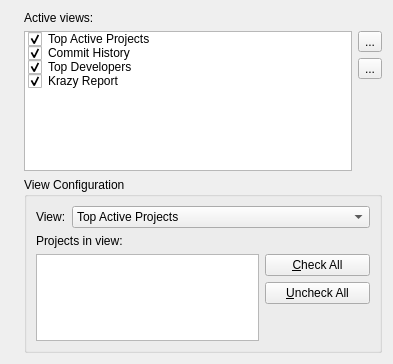
<?xml version="1.0" encoding="UTF-8"?>
<ui version="4.0">
 <class>KdeObservatoryConfigViews</class>
 <widget class="QWidget" name="KdeObservatoryConfigViews">
  <property name="geometry">
   <rect>
    <x>0</x>
    <y>0</y>
    <width>393</width>
    <height>364</height>
   </rect>
  </property>
  <layout class="QGridLayout" name="gridLayout">
   <item row="0" column="1">
    <widget class="QLabel" name="lblActiveViews">
     <property name="sizePolicy">
      <sizepolicy hsizetype="Fixed" vsizetype="Fixed">
       <horstretch>0</horstretch>
       <verstretch>0</verstretch>
      </sizepolicy>
     </property>
     <property name="text">
      <string>Active views:</string>
     </property>
     <property name="alignment">
      <set>Qt::AlignLeading|Qt::AlignLeft|Qt::AlignVCenter</set>
     </property>
    </widget>
   </item>
   <item row="1" column="0">
    <spacer name="spacer4">
     <property name="orientation">
      <enum>Qt::Horizontal</enum>
     </property>
     <property name="sizeType">
      <enum>QSizePolicy::Fixed</enum>
     </property>
     <property name="sizeHint" stdset="0">
      <size>
       <width>13</width>
       <height>47</height>
      </size>
     </property>
    </spacer>
   </item>
   <item row="1" column="1">
    <layout class="QHBoxLayout" name="horizontalLayout1">
     <item>
      <widget class="QListWidget" name="activeViews">
       <property name="minimumSize">
        <size>
         <width>0</width>
         <height>123</height>
        </size>
       </property>
       <item>
        <property name="text">
         <string>Top Active Projects</string>
        </property>
        <property name="checkState">
         <enum>Checked</enum>
        </property>
        <property name="icon">
         <iconset>
          <normaloff>../../../../../usr/share/icons/oxygen/16x16/actions/svn-commit.png</normaloff>../../../../../usr/share/icons/oxygen/16x16/actions/svn-commit.png</iconset>
        </property>
       </item>
       <item>
        <property name="text">
         <string>Commit History</string>
        </property>
        <property name="checkState">
         <enum>Checked</enum>
        </property>
        <property name="icon">
         <iconset>
          <normaloff>../../../../../usr/share/icons/oxygen/16x16/actions/view-history.png</normaloff>../../../../../usr/share/icons/oxygen/16x16/actions/view-history.png</iconset>
        </property>
       </item>
       <item>
        <property name="text">
         <string>Top Developers</string>
        </property>
        <property name="checkState">
         <enum>Checked</enum>
        </property>
        <property name="icon">
         <iconset>
          <normaloff>../../../../../usr/share/icons/oxygen/16x16/actions/user-properties.png</normaloff>../../../../../usr/share/icons/oxygen/16x16/actions/user-properties.png</iconset>
        </property>
       </item>
       <item>
        <property name="text">
         <string>Krazy Report</string>
        </property>
        <property name="checkState">
         <enum>Checked</enum>
        </property>
        <property name="icon">
         <iconset>
          <normaloff>../../../../../usr/share/icons/oxygen/16x16/actions/checkbox.png</normaloff>../../../../../usr/share/icons/oxygen/16x16/actions/checkbox.png</iconset>
        </property>
       </item>
      </widget>
     </item>
     <item>
      <layout class="QVBoxLayout" name="verticalLayout">
       <item>
        <widget class="QToolButton" name="tlbUp">
         <property name="text">
          <string>...</string>
         </property>
         <property name="icon">
          <iconset>
           <normaloff>../../../../../usr/share/icons/oxygen/16x16/actions/go-up.png</normaloff>../../../../../usr/share/icons/oxygen/16x16/actions/go-up.png</iconset>
         </property>
        </widget>
       </item>
       <item>
        <widget class="QToolButton" name="tlbDown">
         <property name="text">
          <string>...</string>
         </property>
         <property name="icon">
          <iconset>
           <normaloff>../../../../../usr/share/icons/oxygen/16x16/actions/go-down.png</normaloff>../../../../../usr/share/icons/oxygen/16x16/actions/go-down.png</iconset>
         </property>
        </widget>
       </item>
       <item>
        <spacer name="spacer5">
         <property name="orientation">
          <enum>Qt::Vertical</enum>
         </property>
         <property name="sizeHint" stdset="0">
          <size>
           <width>20</width>
           <height>18</height>
          </size>
         </property>
        </spacer>
       </item>
      </layout>
     </item>
    </layout>
   </item>
   <item row="2" column="1" rowspan="2">
    <widget class="QGroupBox" name="gpbViewConfiguration">
     <property name="title">
      <string>View Configuration</string>
     </property>
     <layout class="QGridLayout" name="gridLayout_2">
      <item row="0" column="0" colspan="2">
       <layout class="QHBoxLayout" name="horizontalLayout">
        <item>
         <widget class="QLabel" name="lblView">
          <property name="sizePolicy">
           <sizepolicy hsizetype="Minimum" vsizetype="Preferred">
            <horstretch>0</horstretch>
            <verstretch>0</verstretch>
           </sizepolicy>
          </property>
          <property name="maximumSize">
           <size>
            <width>30</width>
            <height>16777215</height>
           </size>
          </property>
          <property name="text">
           <string>View:</string>
          </property>
         </widget>
        </item>
        <item>
         <widget class="KComboBox" name="views">
          <item>
           <property name="text">
            <string>Top Active Projects</string>
           </property>
           <property name="icon">
            <iconset>
             <normaloff>../../../../../usr/share/icons/oxygen/16x16/actions/svn-commit.png</normaloff>../../../../../usr/share/icons/oxygen/16x16/actions/svn-commit.png</iconset>
           </property>
          </item>
          <item>
           <property name="text">
            <string>Top Developers</string>
           </property>
           <property name="icon">
            <iconset>
             <normaloff>../../../../../usr/share/icons/oxygen/16x16/actions/user-properties.png</normaloff>../../../../../usr/share/icons/oxygen/16x16/actions/user-properties.png</iconset>
           </property>
          </item>
          <item>
           <property name="text">
            <string>Commit History</string>
           </property>
           <property name="icon">
            <iconset>
             <normaloff>../../../../../usr/share/icons/oxygen/16x16/actions/view-history.png</normaloff>../../../../../usr/share/icons/oxygen/16x16/actions/view-history.png</iconset>
           </property>
          </item>
          <item>
           <property name="text">
            <string>Krazy Report</string>
           </property>
           <property name="icon">
            <iconset>
             <normaloff>../../../../../usr/share/icons/oxygen/16x16/actions/checkbox.png</normaloff>../../../../../usr/share/icons/oxygen/16x16/actions/checkbox.png</iconset>
           </property>
          </item>
         </widget>
        </item>
       </layout>
      </item>
      <item row="1" column="0">
       <widget class="QLabel" name="lblProjectsInView">
        <property name="sizePolicy">
         <sizepolicy hsizetype="Fixed" vsizetype="Fixed">
          <horstretch>0</horstretch>
          <verstretch>0</verstretch>
         </sizepolicy>
        </property>
        <property name="text">
         <string>Projects in view:</string>
        </property>
        <property name="alignment">
         <set>Qt::AlignLeading|Qt::AlignLeft|Qt::AlignVCenter</set>
        </property>
       </widget>
      </item>
      <item row="2" column="0">
       <widget class="QListWidget" name="projectsInView">
        <property name="minimumSize">
         <size>
          <width>0</width>
          <height>85</height>
         </size>
        </property>
       </widget>
      </item>
      <item row="2" column="1">
       <layout class="QVBoxLayout" name="verticalLayout_2">
        <item>
         <widget class="KPushButton" name="psbCheckAll">
          <property name="sizePolicy">
           <sizepolicy hsizetype="Fixed" vsizetype="Fixed">
            <horstretch>0</horstretch>
            <verstretch>0</verstretch>
           </sizepolicy>
          </property>
          <property name="minimumSize">
           <size>
            <width>105</width>
            <height>0</height>
           </size>
          </property>
          <property name="maximumSize">
           <size>
            <width>105</width>
            <height>16777215</height>
           </size>
          </property>
          <property name="text">
           <string>&amp;Check All</string>
          </property>
         </widget>
        </item>
        <item>
         <widget class="KPushButton" name="psbUncheckAll">
          <property name="sizePolicy">
           <sizepolicy hsizetype="Fixed" vsizetype="Fixed">
            <horstretch>0</horstretch>
            <verstretch>0</verstretch>
           </sizepolicy>
          </property>
          <property name="minimumSize">
           <size>
            <width>105</width>
            <height>0</height>
           </size>
          </property>
          <property name="maximumSize">
           <size>
            <width>105</width>
            <height>16777215</height>
           </size>
          </property>
          <property name="text">
           <string>&amp;Uncheck All</string>
          </property>
         </widget>
        </item>
        <item>
         <spacer name="spacer3">
          <property name="orientation">
           <enum>Qt::Vertical</enum>
          </property>
          <property name="sizeHint" stdset="0">
           <size>
            <width>20</width>
            <height>20</height>
           </size>
          </property>
         </spacer>
        </item>
       </layout>
      </item>
     </layout>
    </widget>
   </item>
   <item row="2" column="0">
    <spacer name="spacer1">
     <property name="orientation">
      <enum>Qt::Horizontal</enum>
     </property>
     <property name="sizeType">
      <enum>QSizePolicy::Fixed</enum>
     </property>
     <property name="sizeHint" stdset="0">
      <size>
       <width>13</width>
       <height>47</height>
      </size>
     </property>
    </spacer>
   </item>
  </layout>
 </widget>
 <customwidgets>
  <customwidget>
   <class>KPushButton</class>
   <extends>QPushButton</extends>
   <header>kpushbutton.h</header>
  </customwidget>
  <customwidget>
   <class>KComboBox</class>
   <extends>QComboBox</extends>
   <header>kcombobox.h</header>
  </customwidget>
 </customwidgets>
 <resources/>
 <connections/>
</ui>
